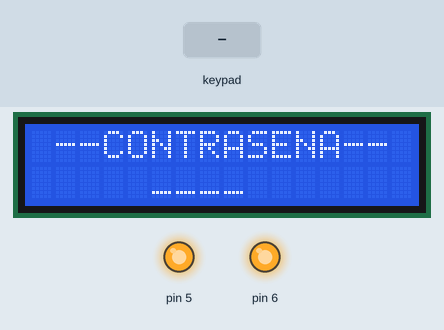
The sketch below on a simulated Arduino Mega 2560, built with avr-gcc and run on an emulated ATmega2560. Shown: 16×2 character LCD, output pins drawn as LEDs (lit = HIGH). The inputs (shaded band) are chosen by the test bench. WiFi joins after 1.5 s; servers stay silent unless stated; uploads are accepted with an empty reply; EEPROM starts erased.

Above: at 2.2 s.
2.3 s: keypad keys 4 3 4 4 4 5 4 6 pressed 0.4 s apart
At 6.2 s:
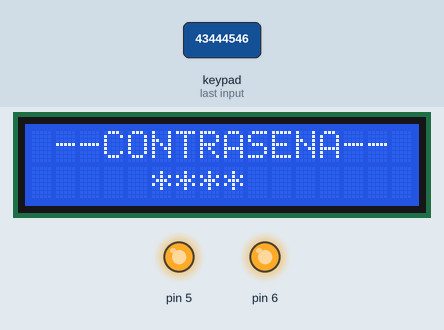
7.0 s: key 'B' pressed
At 7.6 s:
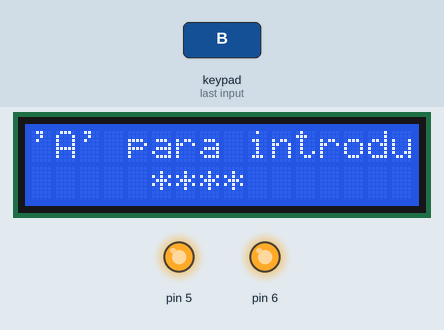
10.0 s: key 'A' pressed
At 12.4 s:
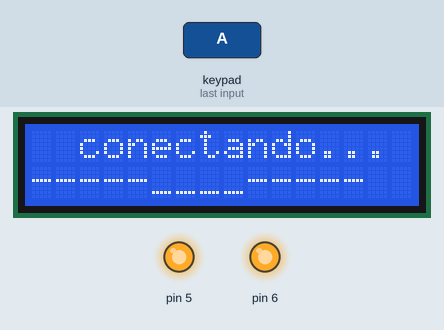
13.0 s: keypad keys 4 3 4 4 4 5 4 6 A pressed 0.4 s apart
At 17.3 s:
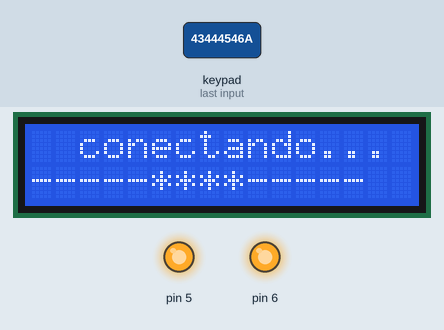
18.1 s: key 'C' pressed
At 20.3 s:
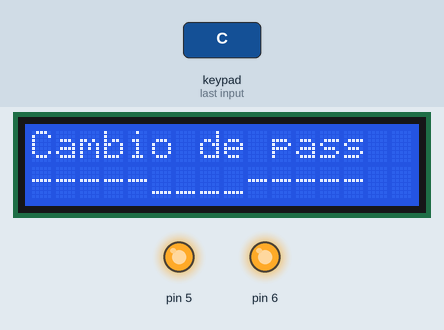
21.1 s: keypad keys 4 7 4 8 4 9 4 2 pressed 0.4 s apart
At 26.0 s:
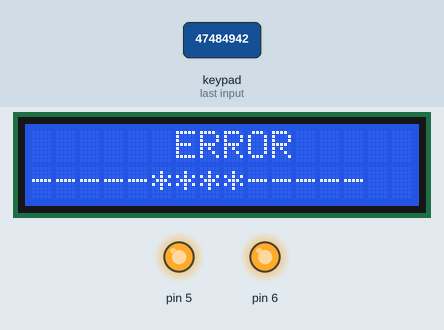
Timing chart, 0 to 27.7 s (numbered marks = the images above; inputs shaded):
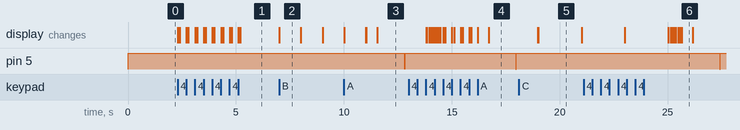

Measured:
- after the input at 2.3 s, the display: first changes at once (image 1 shows a later state)
- after the input at 7.0 s, the display: changes at once (image 2)
- after the input at 10.0 s, pin 5: HIGH → LOW after 2.8 s, → HIGH 0.01 s later; the display: first differs from a run without the input after 1.0 s (image 3 shows a later state)
- after the input at 13.0 s, pin 5: HIGH → LOW after 5.0 s, → HIGH 0.01 s later; the display: first differs from a run without the input after 0.84 s (image 4 shows a later state)
- after the input at 18.1 s, the display: first differs from a run without the input after 0.91 s (image 5)
- after the input at 21.1 s, pin 5: HIGH → LOW after 6.3 s, → HIGH 0.01 s later; the display: first differs from a run without the input after 3.9 s (image 6 shows a later state)
- what the display in image 2 shows lasts 1.0 s, from 7.0 s to 8.0 s

The sketch:

LCD-TECLADO-SIS-PROG.ino
```cpp
//Creado por Edgar Catarino López Ramos
//cerradura electronica
//@edgarslr
#include <Keypad.h> // Controla el teclado
#include <LiquidCrystal.h>  //controla el LCD

#include <EEPROM.h>  //COntrola E/S EEPROM
#include <SPI.h>
#include <Ethernet.h>

//*****************************************
// Configuracion del Ethernet Shield
byte mac[] = {0xDE, 0xAD, 0xBE, 0xEF, 0xFF, 0xEE}; // Direccion MAC
byte ip[] = { 192,168,1,100 }; // Direccion IP del Arduino
byte server[] = { 192,168,1,22 }; // Direccion IP del servidor
EthernetClient client;


LiquidCrystal lcd(7, 8, 9, 10, 11, 12); //display LCD
const byte filas = 4;
const byte columnas = 4;


byte pinsFilas[filas] = {43, 44, 45, 46};
byte pinsColumnas[columnas] = {47, 48, 49, 42};
char teclas[filas][columnas] =  {
  {'1', '2', '3', 'A'},                       // Declaración del teclado
  {'4', '5', '6', 'B'},
  {'7', '8', '9', 'C'},
  {'*', '0', '#', 'D'},
};
Keypad teclado = Keypad(makeKeymap(teclas), pinsFilas, pinsColumnas, filas, columnas);
char password[5]; //almacena la contraseña en eeprom
char ingreso;  //ingreso del usuario
char passUser[4];
char confirmPass[4];  //confirmacion de la contraseña
int aprobacion=0;
//char ca[7] = {'3', '7', '1', '9', '2', 'A'}; //clave admin establecida
//char cal[7];   // Clave admin leida
//int contador = 0; //Lleva la posicion del array
//int cursorr = 6; //Lleva la posicion del cursor
//int comp;  // comparacion entre 2 arrays
int i=0;
int a; //aux
void setup() {
   // LEDS QUE INDICAN ABIERTO(13) O CERRADO(19)
  pinMode(5, OUTPUT);
  pinMode(6, OUTPUT);
  digitalWrite(5, HIGH);
  digitalWrite(6, HIGH);
  //digitalWrite(19, HIGH); //enciende el led de cerrado
  //digitalWrite(5, HIGH);
  lcd.begin(16, 2);   //Configuracion lcd 16X2 (columnas,fila)

  lcd.setCursor(0, 0);
  lcd.print(" --CONTRASENA-- ");
  lcd.setCursor(5, 1);
  lcd.print("____");
  //LEER CONTRASEÑA DE LA EEPROM

Ethernet.begin(mac, ip); // Inicializamos el Ethernet Shield
  delay(1000); // Esperamos 1 segundo de cortesia

//        error if(password[4]!='Z'){
    //correción
    if(EEPROM.read(4)!='Z'){
    EEPROM.write(0,'1');
    EEPROM.write(1,'2');
    EEPROM.write(2,'3');
     EEPROM.write(3,'4');
    EEPROM.write(4,'Z');
  }
   for (int i = 0; i <= 4; i++) {
    password[i] = EEPROM.read(i);
  }

}//fin del setup

void loop() {
    leerIngreso(1);
}


////////////////////////////////////////////

void leerIngreso(int a) {
  ingreso = teclado.getKey();
  if (ingreso != NO_KEY)
    switch (ingreso) {
      case 'A':    // es como el "enter" para introducir la password
        if(evaluar(1)==1)
        correcto();
        else{
        msgError();
        }
        reset();
        break;

      case 'B':
        informacion();  //muestra en el lcd las opcionesde la caja fuerte
        reset();
        break;

      case 'C':
        cambioPass();
        reset();
        break;
      case 'D':
        lcd.setCursor(0, 0);
        lcd.noDisplay();

        reset();
        break;
      case '*':
        lcd.setCursor(0, 0);
        lcd.display();
        reset();
        break;
      case '#':
        lcd.setCursor(0, 0);
        lcd.print("Presionaste #");
        delay(3000);
        reset();
        break;
      default: //si es un numero debe imprimirlo en el LCD y ademas guardarlo en el arreglo passUser
        if(a==1){
        passUser[i] = ingreso;
        printPass(passUser[i], 5 + i, 1);
        }
        if(a==2){
        confirmPass[i] = ingreso;
        printPass(confirmPass[i], 5 + i, 1);
        }
        i++;
        if (i > 3)
          i = 0;

}
}

void cleanlcd() {
  lcd.setCursor(0, 0);
  lcd.print("                ");
  lcd.setCursor(0, 1);
  lcd.print("                ");
}


void printPass(char a, int columna, int fila ) {
  lcd.setCursor(columna, fila);
  lcd.print(a);
  delay(100);
  lcd.setCursor(columna, fila);
  lcd.print("*");
}

int evaluar(int a) {
  int j = 0;
  if (a==1){
  for (int i = 0; i <= 3; i++) {
    if (password[i] == passUser[i]) {
        j++;
    }
  }
  }
  if(a==2){
  for (int i = 0; i <= 3; i++) {
    if (passUser[i] == confirmPass[i]) {
        j++;
    }
  }
  }
  if (j == 4) {
    return j=1;
  }
  else {
    return j=0;
  }
}


void reset() {
  lcd.setCursor(0, 0);
  lcd.print(" --CONTRASENA-- ");
  lcd.setCursor(0, 1);
  lcd.print("-----____-----");
  for(int i =0;i<=3;i++){
  passUser[i]=NO_KEY;
  confirmPass[i]=NO_KEY;
  }
  i=0;
}

void msgError(){

        lcd.setCursor(0, 0);
        lcd.print("      ERROR      ");
        delay(500);
        servidor1();
        digitalWrite(5, LOW);
        delay(10);
        digitalWrite(5, HIGH);
        delay(1000);


  }
///////////////////////////////servidor
void servidor() {
  // Proceso de envio de muestras al servidor
  Serial.println("Connecting...");

  lcd.setCursor(0, 0);
  lcd.print("  conectando...  ");
  delay(1000);
  if (client.connect(server, 80)>0) {  // Conexion con el servidor
    client.print("GET /entrada.php?var="); // Enviamos los datos por GET
    client.print(aprobacion);
    client.println(" HTTP/1.0");
    client.println("User-Agent: Arduino 1.0");
    client.println();
    lcd.print("Conectado");
  } else {
    lcd.print("Fallo en la conexion");
  }
  if (!client.connected()) {
    lcd.setCursor(0, 0);
    lcd.print("Desconectado");
  }
  client.stop();
  client.flush();

}


//////
void servidor1() {
  // Proceso de envio de muestras al servidor
  Serial.println("Connecting...");

  lcd.setCursor(0, 0);
  lcd.print("  conectando...  ");
  delay(1000);
  if (client.connect(server, 80)>0) {  // Conexion con el servidor
    client.print("GET /fail.php?var="); // Enviamos los datos por GET
    client.print(aprobacion);
    client.println(" HTTP/1.0");
    client.println("User-Agent: Arduino 1.0");
    client.println();
    lcd.print("Conectado");
  } else {
    lcd.print("Fallo en la conexion");
  }
  if (!client.connected()) {
    lcd.setCursor(0, 0);
    lcd.print("desconectado");
  }
  client.stop();
  client.flush();

}
/////////


void correcto(){

        lcd.setCursor(0, 0);
        lcd.print("     CORRECTO      ");
        delay(500);
        servidor();
        //Abrir servomotor
        digitalWrite(5, LOW);
        digitalWrite(6, LOW);
        delay(100);
        digitalWrite(5, HIGH);
        delay(100);
        digitalWrite(5, LOW);
        delay(100);
        digitalWrite(5, HIGH);
        delay(100);
        digitalWrite(5, LOW);
        delay(100);
        digitalWrite(5, HIGH);
        digitalWrite(6, HIGH);
        delay(1000);
}


void informacion() {
  lcd.setCursor(0, 0);
  lcd.print("'A' para introdu");
  delay(1000);
  lcd.setCursor(0, 0);
  lcd.print("cir la pass        ");
  delay(1000);
  lcd.setCursor(0, 0);
  lcd.print("'C' para cambiar");
  delay(1000);
  lcd.setCursor(0, 0);
  lcd.print(" la pass             ");
  delay(1000);
}


void cambioPass() {
   lcd.setCursor(0, 0);
  lcd.print("Cambio de pass    ");
  delay(2000);
  lcd.setCursor(0, 0);
  lcd.print("Introduce pass     ");
  delay(2000);
  lcd.setCursor(0, 0);
  lcd.print("anterior        ");
  delay(2000);
  reset();
   while(passUser[3]==NO_KEY){
    leerIngreso(1);}
  if (evaluar(1) == 1) {
    lcd.setCursor(0, 0);
    lcd.print("Introduce           ");
    delay(2000);
    lcd.setCursor(0, 0);
    lcd.print("la pass nueva            ");
    delay(2000);
    reset();
    while(passUser[3]==NO_KEY){
      leerIngreso(1);
  }
    lcd.setCursor(0, 0);
    lcd.print("Vuelve a intro     ");
    delay(2000);
    lcd.setCursor(0, 0);
    lcd.print("cirla           ");
    delay(2000);
    lcd.setCursor(0, 0);
    lcd.print("  **PASSWORD**      ");
    lcd.setCursor(5, 1);
    lcd.print("____");
    lcd.setCursor(0, 0);
    i=0;
    while(confirmPass[3]==NO_KEY){
      leerIngreso(2);
  }
    if(evaluar(2)==1){
      // funcion de EEPROM
      for (int i = 0; i <= 3; i++) {
         EEPROM.write(i, passUser[i]);
    }
      for (int i = 0; i <= 3; i++) {
         password[i] = EEPROM.read(i);
  }
      lcd.setCursor(0, 0);
      lcd.print("Contraseña cam  ");
      delay(2000);
      lcd.setCursor(0, 0);
      lcd.print("biada           ");
      delay(2000);
    }
    else{
      lcd.setCursor(0, 0);
      lcd.print("Error las pass   ");
      delay(2000);
      lcd.setCursor(0, 0);
      lcd.print("no coinciden        ");
      delay(2000);
    }

  }
  else {
    msgError();
  }
  reset();
}

void passChange(){
 for(int i=0;i<=3;i++){
   password[i]=passUser[i];
 }

}
```
